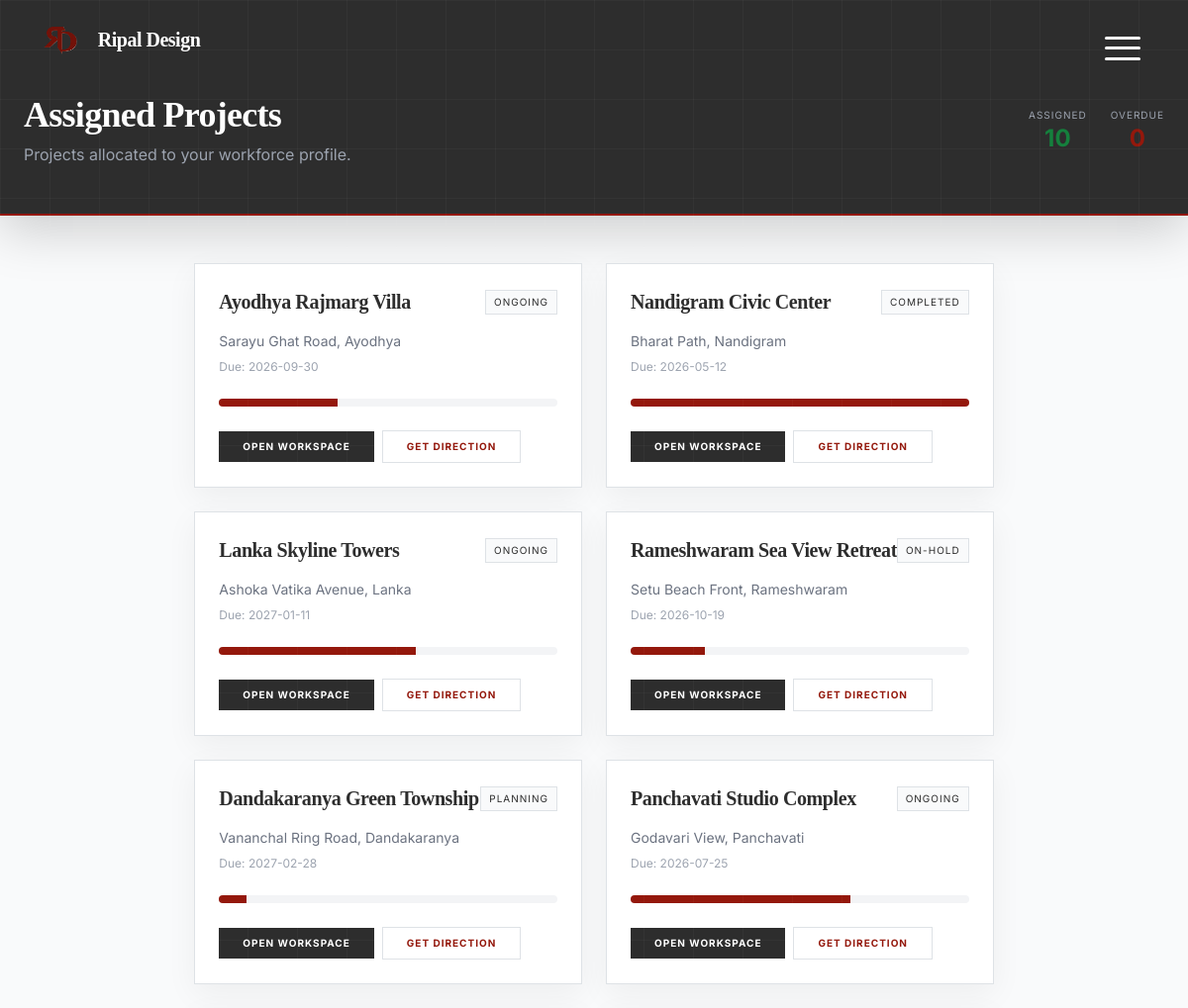
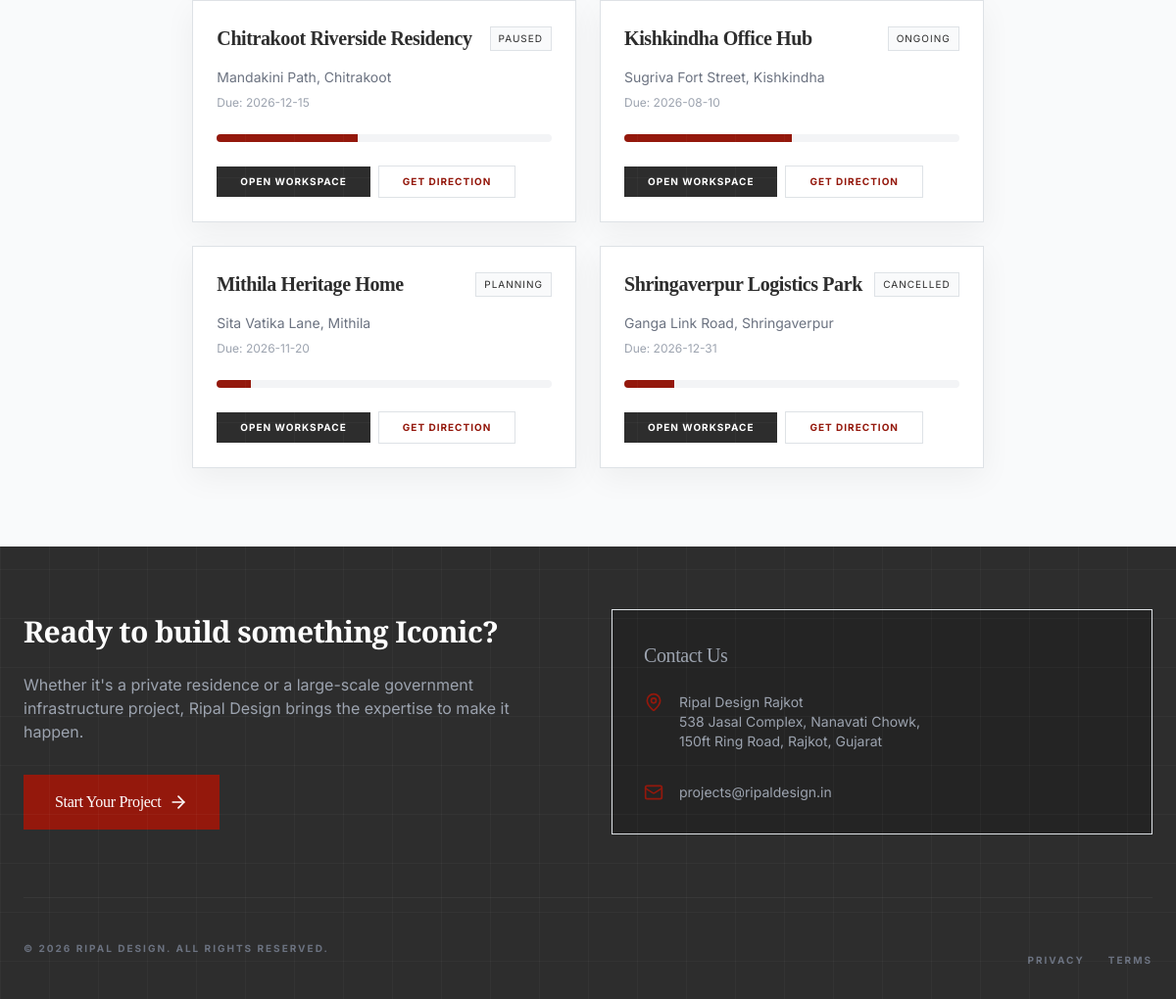
The app's page /worker/assigned_projects.php (signed in) with its own data (2 pictures, top to bottom).
### tables this page shows
CREATE TABLE IF NOT EXISTS projects (
  id INT AUTO_INCREMENT PRIMARY KEY,
  name VARCHAR(255) NOT NULL,
  status ENUM('planning','ongoing','paused','completed','on-hold','cancelled') DEFAULT 'ongoing',
  budget DECIMAL(15,2) DEFAULT NULL,
  progress INT DEFAULT 0,
  due DATE DEFAULT NULL,
  location TEXT DEFAULT NULL,
  map_link TEXT DEFAULT NULL,
  site_location VARCHAR(255) DEFAULT NULL,
  address TEXT DEFAULT NULL,
  owner_name VARCHAR(255) DEFAULT NULL,
  owner_contact VARCHAR(50) DEFAULT NULL,
  owner_email VARCHAR(255) DEFAULT NULL,
  worker_name VARCHAR(255) DEFAULT NULL,
  project_type VARCHAR(100) DEFAULT NULL,
  client_id INT DEFAULT NULL,
  created_by INT DEFAULT NULL,
  latitude DECIMAL(10,7) DEFAULT NULL,
  longitude DECIMAL(10,7) DEFAULT NULL,
  created_at TIMESTAMP NOT NULL DEFAULT CURRENT_TIMESTAMP,
  updated_at TIMESTAMP NULL DEFAULT NULL ON UPDATE CURRENT_TIMESTAMP,
  FOREIGN KEY (client_id) REFERENCES users(id) ON DELETE SET NULL,
  FOREIGN KEY (created_by) REFERENCES users(id) ON DELETE SET NULL,
  INDEX idx_projects_status (status),
  INDEX idx_projects_client (client_id)
);

### includes/util.php (called while the page is built, shortened)
<?php
if (!function_exists('db_query')) {
    function db_query($sql, $params = []) {
        global $pdo;
        try {
            $stmt = $pdo->prepare($sql);
            $stmt->execute($params);
            return $stmt;
        } catch (PDOException $e) {
            error_log('Database query error: ' . $e->getMessage());
            return false;
        }
    }
}
if (!function_exists('db_fetch_all')) {
    function db_fetch_all($sql, $params = []) {
        $stmt = db_query($sql, $params);
        return $stmt ? $stmt->fetchAll() : [];
    }
}
?>

### worker/assigned_projects.php (the view, shortened to what this page needs)
<?php
$userId = (int)($_SESSION['user_id'] ?? 0);
$projects = [];
if (db_connected()) {
    if ($userId > 0) {
    $projects = db_fetch_all("SELECT p.id, p.name, p.status, COALESCE(p.progress,0) AS progress, p.due, COALESCE(p.location,'') AS location,
      COALESCE(NULLIF(p.address,''), NULLIF(p.location,''), '') AS address
            FROM project_assignments pa
            JOIN projects p ON p.id = pa.project_id
            WHERE pa.worker_id = ?
            ORDER BY pa.assigned_at DESC", [$userId]);
    }
    if (empty($projects)) {
    $projects = db_fetch_all("SELECT p.id, p.name, p.status, COALESCE(p.progress,0) AS progress, p.due, COALESCE(p.location,'') AS location,
      COALESCE(NULLIF(p.address,''), NULLIF(p.location,''), '') AS address
            FROM project_assignments pa
            JOIN projects p ON p.id = pa.project_id
            ORDER BY pa.assigned_at DESC LIMIT 50");
    }
}
$assignedCount = count($projects);
$overdueCount = 0;
?>
<!DOCTYPE html>
<html lang="en" class="bg-canvas-white">
<head>
  <?php $HEADER_MODE = 'dashboard'; require_once __DIR__ . '/../Common/header.php'; ?>
</head>
<body class="bg-canvas-white font-sans text-foundation-grey min-h-screen">
  <div class="min-h-screen flex flex-col">
    <header class="bg-foundation-grey text-white pt-24 pb-12 px-4 shadow-lg mb-12 border-b-2 border-rajkot-rust">
      <div class="max-w-7xl mx-auto flex flex-col md:flex-row md:items-center md:justify-between gap-6">
        <div>
          <h1 class="text-4xl font-serif font-bold">Assigned Projects</h1>
          <p class="text-gray-400 mt-2">Projects allocated to your workforce profile.</p>
        </div>
        <div class="flex gap-6">
          <div class="text-center">
            <p class="text-[10px] uppercase tracking-widest text-gray-400">Assigned</p>
            <p class="text-2xl font-bold text-approval-green"><?php echo $assignedCount; ?></p>
          </div>
          <div class="text-center">
            <p class="text-[10px] uppercase tracking-widest text-gray-400">Overdue</p>
            <p class="text-2xl font-bold text-rajkot-rust"><?php echo $overdueCount; ?></p>
          </div>
        </div>
      </div>
    </header>
    <main class="flex-grow max-w-7xl mx-auto px-4 sm:px-6 lg:px-8 pb-20">
      <?php if (empty($projects)): ?>
      <div class="bg-white border border-gray-100 shadow-premium p-10 text-center text-gray-500">
        No assigned projects found in database.
      </div>
      <?php else: ?>
      <div class="grid grid-cols-1 md:grid-cols-2 gap-6">
        <?php foreach ($projects as $p): ?>
        <div class="bg-white border border-gray-100 shadow-premium p-6">
          <div class="flex items-center justify-between mb-3">
            <h3 class="text-xl font-serif font-bold"><?php echo htmlspecialchars((string)$p['name']); ?></h3>
            <span class="text-[10px] uppercase tracking-widest px-2 py-1 bg-gray-50 border border-gray-100"><?php echo htmlspecialchars((string)$p['status']); ?></span>
          </div>
          <p class="text-sm text-gray-500 mb-2"><?php echo htmlspecialchars((string)(($p['address'] ?? '') !== '' ? $p['address'] : ($p['location'] ?? 'Location not set'))); ?></p>
          <p class="text-xs text-gray-400 mb-4">Due: <?php echo !empty($p['due']) ? htmlspecialchars((string)$p['due']) : 'N/A'; ?></p>
          <div class="w-full bg-gray-100 h-2 rounded-full overflow-hidden mb-4">
            <div class="bg-rajkot-rust h-full" style="width: <?php echo (int)$p['progress']; ?>%"></div>
          </div>
          <?php $directionTarget = (string)(($p['address'] ?? '') !== '' ? $p['address'] : ($p['location'] ?? '')); ?>
          <div class="flex items-center gap-2">
            <a href="project_details.php?id=<?php echo (int)$p['id']; ?>" class="inline-flex items-center justify-center bg-foundation-grey hover:bg-rajkot-rust text-white px-4 py-2 text-[10px] font-bold uppercase tracking-widest transition-all no-underline">Open Workspace</a>
            <?php if ($directionTarget !== ''): ?>
              <a href="https://www.google.com/maps/dir/?api=1&amp;destination=<?php echo urlencode($directionTarget); ?>" target="_blank" class="inline-flex items-center justify-center border border-rajkot-rust text-rajkot-rust hover:bg-rajkot-rust hover:text-white px-4 py-2 text-[10px] font-bold uppercase tracking-widest transition-all no-underline">Get Direction</a>
            <?php endif; ?>
          </div>
        </div>
        <?php endforeach; ?>
      </div>
      <?php endif; ?>
    </main>
    <?php require_once __DIR__ . '/../Common/footer.php'; ?>
  </div>
</body>
</html>

### public/css/index.css (style rules this page uses)
html, body { overflow-x: hidden !important; width: 100%; max-width: 100%; }
*, *::before, *::after { box-sizing: border-box; }
body { background: #0a0a0a; color: #fff; font-family: 'Inter', system-ui, -apple-system, 'Segoe UI', Roboto, 'Helvetica Neue', Arial; scrollbar-width: none; -ms-overflow-style: none; }
h1, h2, h3, .logo-font { font-family: 'Cormorant Garamond', serif; }
:root { --primary: #731209; --primary-light: #94180C; --bg-dark: #0a0a0a; --bg-panel: #121212; --text-muted: rgba(255, 255, 255, 0.6); --blueprint-grid: rgba(255, 255, 255, 0.03); }
body { background-color: var(--bg-dark); color: #fff; font-family: 'Inter', sans-serif; line-height: 1.6; -webkit-font-smoothing: antialiased; overflow-x: hidden; margin: 0; }
body::before { content: ""; position: fixed; top: 0; left: 0; width: 100%; height: 100%; background-image: linear-gradient(var(--blueprint-grid) 1px, transparent 1px), linear-gradient(90deg, var(--blueprint-grid) 1px, transparent 1px); background-size: 50px 50px; pointer-events: none; z-index: 1; }
h1, h2, h3, .font-serif { font-family: 'Cormorant Garamond', serif; font-weight: 300; letter-spacing: -0.02em; }

### Common/header.css (style rules this page uses)
:root { --alt-overlay-bg: rgba(148, 24, 12, 0.96); --alt-text: #fff; }
html, body { overflow-x: hidden; }

### Common/admin-responsive.css (style rules this page uses)
:root { --admin-header-mobile-padding-top: 4rem; }

### records on screen
projects: name "Ayodhya Rajmarg Villa", status "ONGOING", location "Sarayu Ghat Road, Ayodhya", due "2026-09-30", $p['progress'] 35 (drawn)
projects: name "Nandigram Civic Center", status "COMPLETED", location "Bharat Path, Nandigram", due "2026-05-12", $p['progress'] 100 (drawn)
projects: name "Lanka Skyline Towers", status "ONGOING", location "Ashoka Vatika Avenue, Lanka", due "2027-01-11", $p['progress'] 58 (drawn)
projects: name "Rameshwaram Sea View Retreat", status "ON-HOLD", location "Setu Beach Front, Rameshwaram", due "2026-10-19", $p['progress'] 22 (drawn)
projects: name "Dandakaranya Green Township", status "PLANNING", location "Vananchal Ring Road, Dandakaranya", due "2027-02-28", $p['progress'] 8 (drawn)
projects: name "Panchavati Studio Complex", status "ONGOING", location "Godavari View, Panchavati", due "2026-07-25", $p['progress'] 65 (drawn)
projects: name "Chitrakoot Riverside Residency", status "PAUSED", location "Mandakini Path, Chitrakoot", due "2026-12-15", $p['progress'] 42 (drawn)
projects: name "Kishkindha Office Hub", status "ONGOING", location "Sugriva Fort Street, Kishkindha", due "2026-08-10", $p['progress'] 50 (drawn)
projects: name "Mithila Heritage Home", status "PLANNING", location "Sita Vatika Lane, Mithila", due "2026-11-20", $p['progress'] 10 (drawn)
projects: name "Shringaverpur Logistics Park", status "CANCELLED", location "Ganga Link Road, Shringaverpur", due "2026-12-31", $p['progress'] 15 (drawn)

### other values on screen
$headerText('brand_name', 'Ripal Design') "Ripal Design"
$assignedCount "10"
$overdueCount "0"
$footerText('cta_heading', 'Ready to build something Iconic?') "Ready to build something Iconic?"
$footerText('cta_button', 'Start Your Project') "Start Your Project"
$footerText('contact_heading', 'Contact Us') "Contact Us"
preg_replace('#<script[^>]*>.*?</script>#is', '', $value) "Ripal Design Rajkot 538 Jasal Complex, Nanavati Chowk, 150ft Ring Road, Rajkot, Gujarat"
$footerText('email', 'projects@ripaldesign.in') "projects@ripaldesign.in"
$footerText('copyright_brand', 'Ripal Design') "RIPAL DESIGN"
$footerText('copyright_suffix', 'All rights reserved.') "ALL RIGHTS RESERVED."
$footerText('privacy_label', 'Privacy') "PRIVACY"
$footerText('terms_label', 'Terms') "TERMS"
